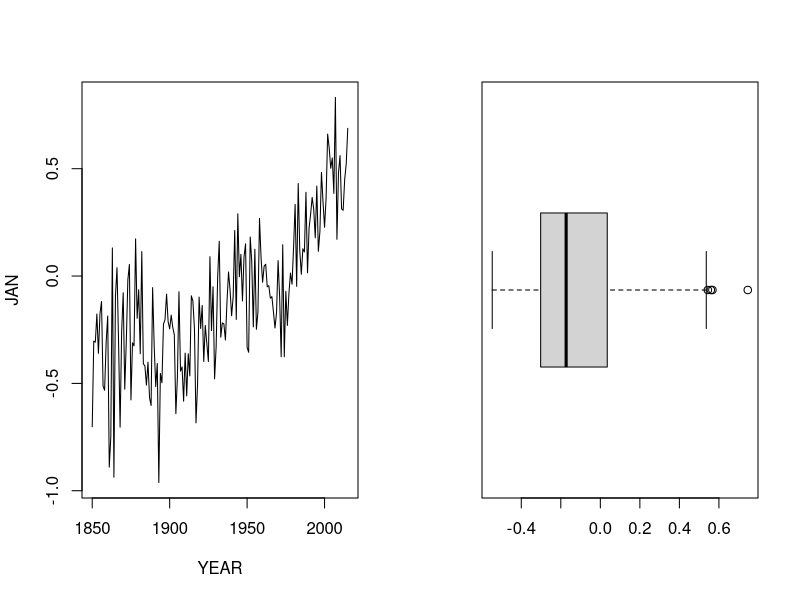
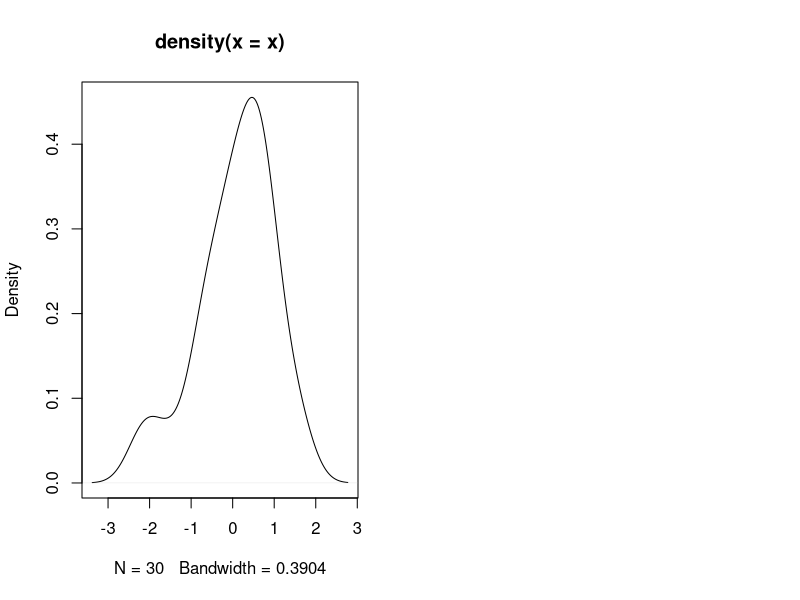

Write R code to recreate these figures, in order.
## ---- chunk 1
global_temperatures <- read.csv(file = "./data/JonesGlobalT.csv", row.names = 1)
head(x = global_temperatures, n = 5)
## ---- chunk 2
global_temperature_yr <- aggregate(x = . ~ YEAR, # <1>
                                   FUN = mean,  # <1>
                                   data = global_temperatures) # <1>
head(x = global_temperature_yr, n = 5)
## ---- chunk 3
par(mfrow = c(1, 2))
with(data = global_temperature_yr, expr = plot(YEAR, JAN, type = "l"))
with(data = global_temperature_yr, 
     expr = boxplot(ANNUAL, horizontal = TRUE))
## ---- chunk 4
set.seed(1)
x <- round(rnorm(30), 2)
x
## ---- chunk 5
t(sapply(X = 1:7, FUN = function(i) quantile(x))) #<1>
## ---- chunk 6
table(round(x = x, digits = 0)) #<1>
table(cut(x, breaks = 10)) #<2>
plot(density(x = x)) #<3>
## ---- chunk 7
min(x) #<1>
max(x) #<1>
max(x) - min(x) #<2>
range(x) #<2>
## ---- chunk 8
fivenum(x)
summary(x)
